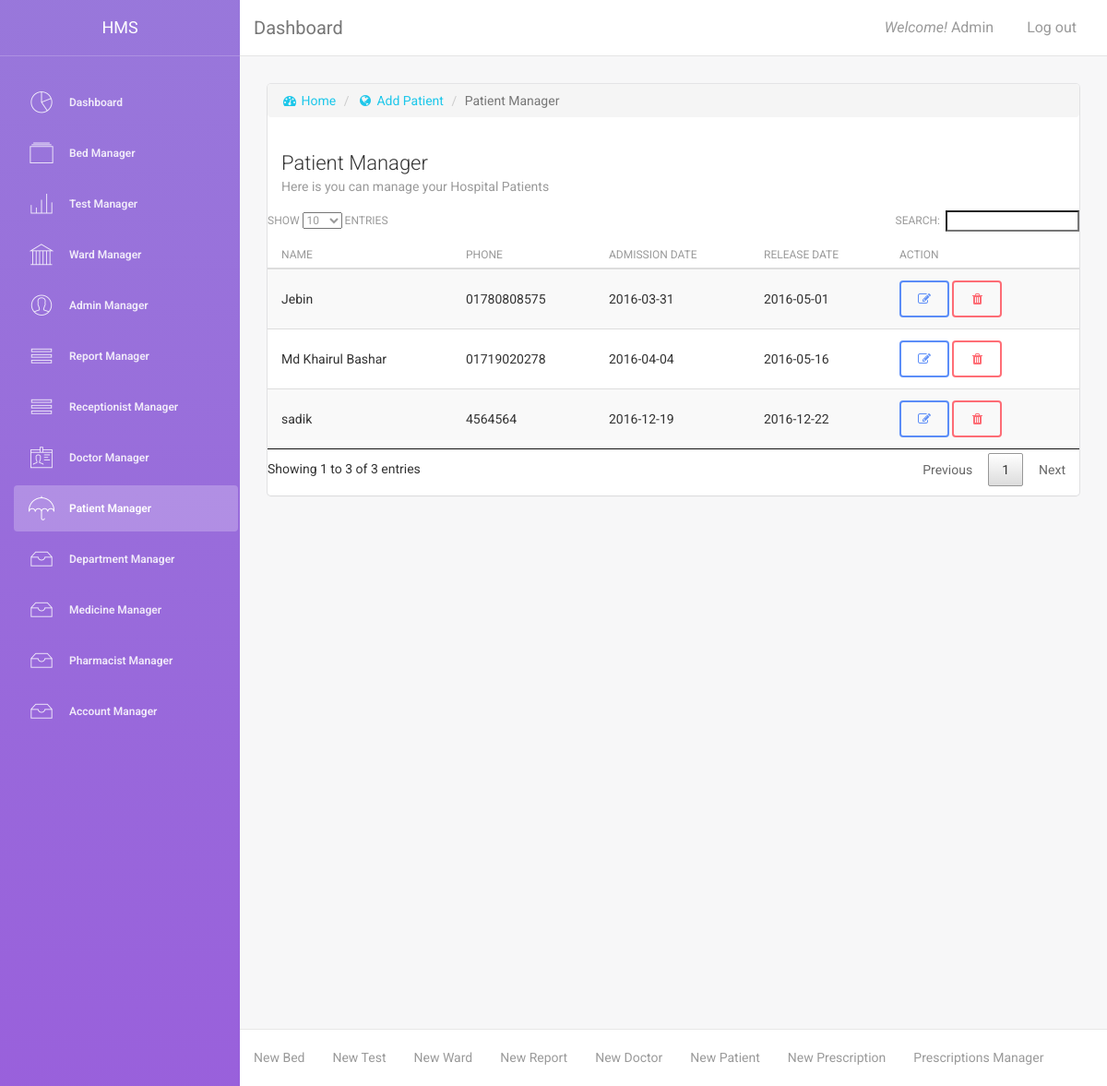
The app's page /manage_patient.php (signed in) with its own data.
### tables this page shows
CREATE TABLE `tbl_patient` (
  `patient_id` int(6) NOT NULL,
  `ward_id` int(2) NOT NULL,
  `bed_id` int(2) NOT NULL,
  `doc_id` int(11) NOT NULL,
  `patient_name` varchar(100) NOT NULL,
  `patient_address` text NOT NULL,
  `patient_phone` varchar(20) NOT NULL,
  `patient_nid` varchar(50) NOT NULL,
  `admission_date` date NOT NULL,
  `release_date` date NOT NULL
);

### content/patient_manager.php (the view, shortened to what this page needs)
<div class="content">
    <div class="container-fluid">
        <div class="row">
            <div class="col-md-12">
                <div class="card">
                    <ol class="breadcrumb">
                        <li><a href="index.php"><i class="fa fa-dashboard"></i> Home</a></li>
                        <li><a href="add_patient.php"><i class="fa fa-globe"></i> Add Patient</a></li>
                        <li class="active">Patient Manager</li>
                    </ol>
                    <div class="header">
                        <h4 class="title">Patient Manager</h4>
                        <p class="category">Here is you can manage your Hospital Patients</p>
                    </div>
                    <div class="content table-responsive table-full-width">
                        <table class="table table-hover table-striped" id="myTable">
                            <thead>
                                <th>Name</th>
                                <th>Phone</th>
                                <th>Admission Date</th>
                                <th>Release Date</th>
                                <th>Action</th>
                            </thead>
                            <tbody>
                                <?php
                                while ($row = mysqli_fetch_assoc($result)) {
                                    ?>
                                    <tr>
                                        <td><?php echo $row['patient_name'] ?></td>
                                        <td><?php echo $row['patient_phone'] ?></td>
                                        <td><?php echo $row['admission_date'] ?></td>
                                        <td><?php echo $row['release_date'] ?></td>
                                        <td>
                                            <a href="edit_patient.php?id=<?php echo $row['patient_id'] ?>" class="btn btn-primary" data-toggle="tooltip" title="Edit Patient"><i class="fa fa-pencil-square-o"></i></a>
                                            <a href="function/delete_patient.php?id=<?php echo $row['patient_id'] ?>" class="btn btn-danger" data-toggle="tooltip" title="Delete Patient" onclick="return check_delete();"><i class="fa fa-trash"></i></a>
                                        </td>
                                    </tr>
                                <?php } ?>
                            </tbody>
                        </table>
                    </div>
                </div>
            </div>
        </div>
    </div>
</div>

### records on screen
tbl_patient: patient_name "Jebin", patient_phone "01780808575", admission_date "2016-03-31", release_date "2016-05-01"
tbl_patient: patient_name "Md Khairul Bashar", patient_phone "01719020278", admission_date "2016-04-04", release_date "2016-05-16"
tbl_patient: patient_name "sadik", patient_phone "4564564", admission_date "2016-12-19", release_date "2016-12-22"

### other values on screen
$_SESSION["admin_name"] "Admin"
